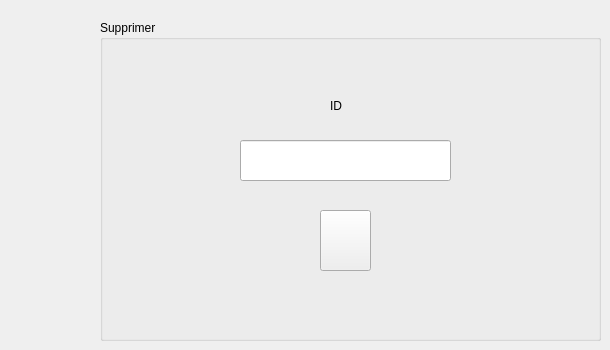
     <widget class="QWidget" name="tab_5">
      <attribute name="title">
       <string>Supprimer Detenu</string>
      </attribute>
      <widget class="QLineEdit" name="le_id_supp">
       <property name="geometry">
        <rect>
         <x>240</x>
         <y>140</y>
         <width>211</width>
         <height>41</height>
        </rect>
       </property>
      </widget>
      <widget class="QGroupBox" name="groupBox_5">
       <property name="geometry">
        <rect>
         <x>100</x>
         <y>20</y>
         <width>501</width>
         <height>321</height>
        </rect>
       </property>
       <property name="title">
        <string>Supprimer</string>
       </property>
       <widget class="QLabel" name="label_4">
        <property name="geometry">
         <rect>
          <x>230</x>
          <y>70</y>
          <width>91</width>
          <height>31</height>
         </rect>
        </property>
        <property name="text">
         <string>ID</string>
        </property>
        <property name="margin">
         <number>10</number>
        </property>
       </widget>
       <widget class="QPushButton" name="pb_supprimer">
        <property name="geometry">
         <rect>
          <x>220</x>
          <y>190</y>
          <width>51</width>
          <height>61</height>
         </rect>
        </property>
        <property name="styleSheet">
         <string notr="true">image: url(:/pictures/trash-can_115312.png);</string>
        </property>
        <property name="text">
         <string/>
        </property>
       </widget>
      </widget>
      <zorder>groupBox_5</zorder>
      <zorder>le_id_supp</zorder>
     </widget>
